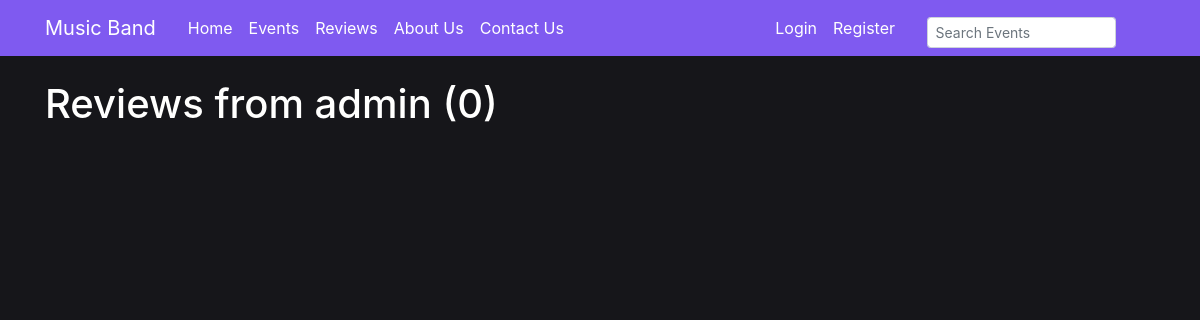
Page /user/admin on the earlier database version.
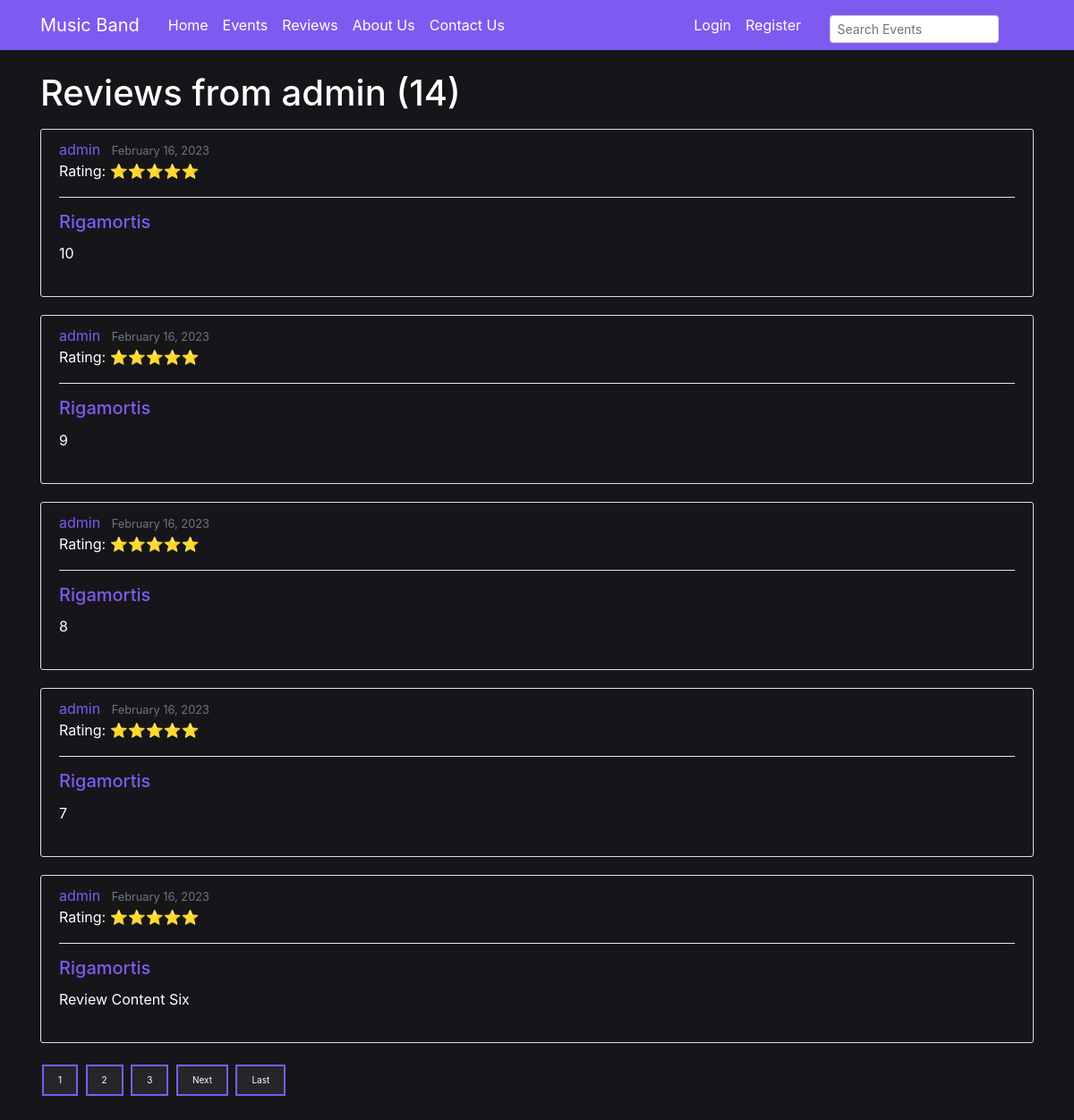
Same page on the later database version.
### events/models.py (models this page shows, shortened)
class Review(models.Model):
    author = models.CharField(max_length=100)
    event_rating = models.PositiveSmallIntegerField(validators=[MinValueValidator(0), MaxValueValidator(5)]) # event rating is a positive small integer field
    content = models.TextField()
    date_posted = models.DateTimeField(auto_now_add=True)
    event = models.ForeignKey(Event, on_delete=models.CASCADE)
    user = models.ForeignKey(settings.AUTH_USER_MODEL, on_delete=models.CASCADE, null=True)

class Event(models.Model):
    name = models.CharField(max_length=100)
    event_type = models.CharField(max_length=50)
    location = models.CharField(max_length=100)
    date = models.DateTimeField()
    description = models.TextField()
    photo = models.ImageField(upload_to='')
    def __str__(self):
        return self.name

### events/views.py (the view)
# urls.py: path('user/<str:username>', UserReviewListView.as_view(), name='user-reviews'),
class UserReviewListView(ListView): # This view is used to display all the reviews in the database
    model = Review # Tells the view which model to query
    template_name = 'events/user_reviews.html' # <app>/<model>_<viewtype>.html
    context_object_name = 'reviews' # name of the object list that will be used in the template
    paginate_by = 5 # number of reviews to display per page
    def get_queryset(self):
        user = get_object_or_404(User, username=self.kwargs.get('username'))
        return Review.objects.filter(author=user).order_by('-date_posted') # orders the reviews by date posted

### events/templatetags/rating_stars.py (called while the page is built)
@register.filter
def stars(value):
    full_stars = int(value)
    empty_stars = 5 - full_stars
    return '⭐' * full_stars + '☆' * empty_stars

### events/templates/events/user_reviews.html (shortened to what this page needs)
{% extends "events/base.html" %}
{% load rating_stars %}
{% block content %}
    <h1 class="mb-3">Reviews from {{ view.kwargs.username }} ({{ page_obj.paginator.count }})</h1>
    {% for review in reviews %}
        <article class="media content-section">
            <div class="media-body">
                <div class="article-metadata">
                    <a class="mr-2" style="color: #7f5af0;" href="{% url 'user-reviews' review.author %}">{{ review.author }}</a>
                    <small class="text-muted">{{ review.date_posted|date:"F d, Y" }}</small>
                    <p class="review-card-rating">Rating: {{ review.event_rating|stars }}</p>
                </div>
                <h2><a class="event-card-title" href="{% url 'review-detail' review.id %}">{{ review.event}}</a></h2>
                <p class="article-content">{{ review.content }}</p>
            </div>
        </article>
    {% endfor %}
{% if is_paginated %}
	{% for num in page_obj.paginator.page_range %}
		{% if page_obj.number == num %}
			<a class="pagination-button" href="?page={{ num }}">{{ num }}</a>
		{% elif num > page_obj.number|add:'-3' and num < page_obj.number|add:'3' %}
			<a class="pagination-button" href="?page={{ num }}">{{ num }}</a>
		{% endif %}
	{% endfor %}
	{% if page_obj.has_next %}
		<a class="pagination-button" href="?page={{ page_obj.next_page_number }}">Next</a>
		<a class="pagination-button" href="?page={{ page_obj.paginator.num_pages }}">Last</a>
	{% endif %}
{% endif %}
{% endblock content %}

Differences in the rows shown:
added Review: author "admin", date_posted "February 16, 2023", event_rating|stars "⭐⭐⭐⭐⭐", event "Rigamortis", content "10"
added Review: author "admin", date_posted "February 16, 2023", event_rating|stars "⭐⭐⭐⭐⭐", event "Rigamortis", content "9"
added Review: author "admin", date_posted "February 16, 2023", event_rating|stars "⭐⭐⭐⭐⭐", event "Rigamortis", content "8"
added Review: author "admin", date_posted "February 16, 2023", event_rating|stars "⭐⭐⭐⭐⭐", event "Rigamortis", content "7"
added Review: author "admin", date_posted "February 16, 2023", event_rating|stars "⭐⭐⭐⭐⭐", event "Rigamortis", content "Review Content Six"
Other differences:
{{ page_obj.paginator.count }}: "0" → "14"
new list line: "1"
new list line: "2"
new list line: "3"
text now shown: "Next Last"
